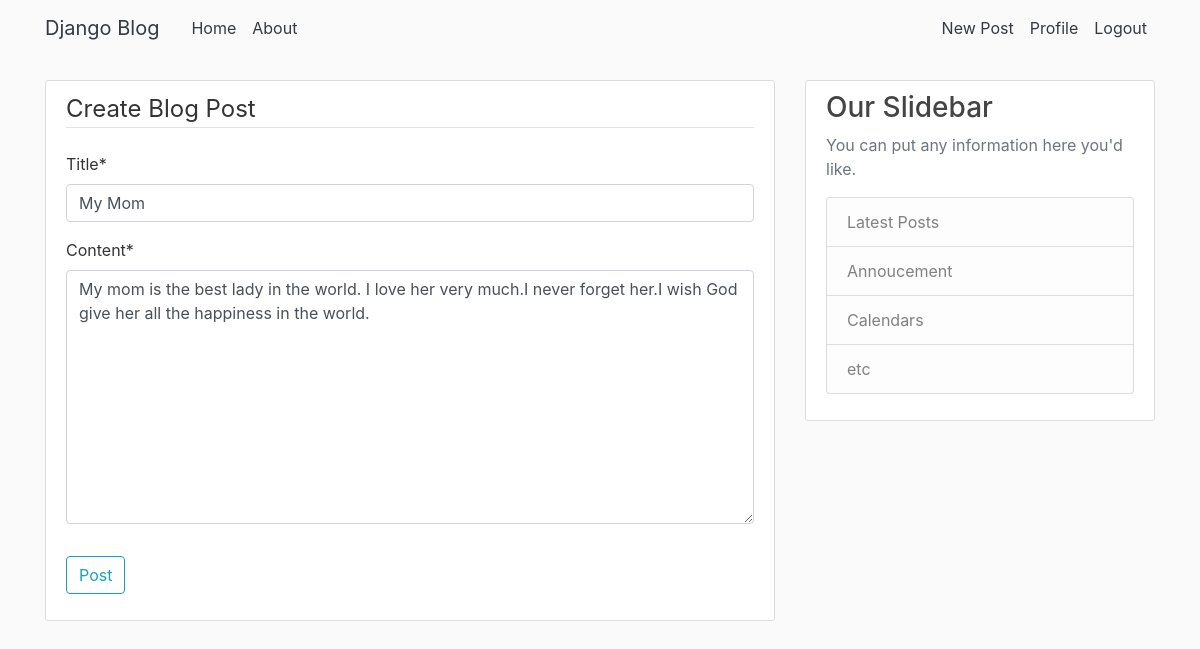
The page /post/14/update (signed in) on the database its author committed.
### blog/models.py (models this page shows, shortened)
class Post(models.Model):
    title = models.CharField(max_length=100)
    content = models.TextField()
    date_posted = models.DateTimeField(default=timezone.now)
    author = models.ForeignKey(User, on_delete=models.CASCADE)

### blog/views.py (the view, shortened to what this page needs)
# urls.py: path('post/<int:pk>/update', PostUpdateView.as_view(), name='post-update'),
class PostUpdateView(LoginRequiredMixin, UserPassesTestMixin, UpdateView):
    model = Post
    fields = ['title', 'content']
    def test_func(self):
        post = self.get_object()
        if self.request.user == post.author:
            return True
        return False

### blog/templates/blog/post_form.html (shortened to what this page needs)
{% extends "blog/base.html" %} {% load crispy_forms_tags %} {% block content %}
<div class="content-section">
    <form method="POST">
        <fieldset class="form-group">
            <legend class="border-bottom mb-4">Create Blog Post</legend>
            {{form|crispy}}
        </fieldset>
        <div class="form-group">
            <button class="btn btn-outline-info" type="submit">Post</button>
        </div>
    </form>
</div>
{% endblock %}

### blog/static/blog/css/main.css (style rules this page uses)
body { background-color: #fafafa; color: #333333; margin-top: 5rem; }
.content-section { background: #ffffff; padding: 10px 20px; border: 1px solid #dddddd; border-radius: 3px; min-height: auto; margin-bottom: 20px; }

### rows shown on the page
Post: title "My Mom", content "My mom is the best lady in the world. I love her very much.I never forget her.I wish God give her all the happiness in the world."
